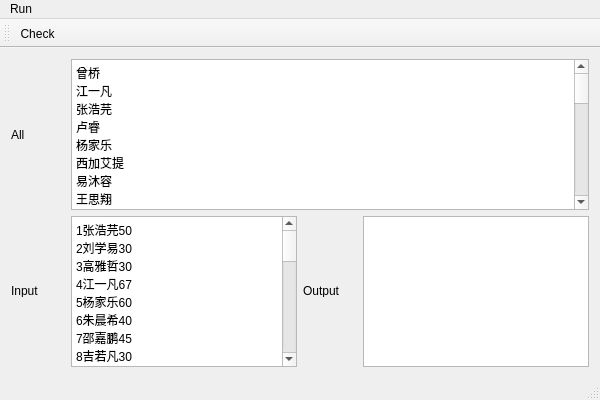
<?xml version="1.0" encoding="UTF-8"?>
<ui version="4.0">
 <class>PopCheckClass</class>
 <widget class="QMainWindow" name="PopCheckClass">
  <property name="geometry">
   <rect>
    <x>0</x>
    <y>0</y>
    <width>600</width>
    <height>400</height>
   </rect>
  </property>
  <property name="maximumSize">
   <size>
    <width>600</width>
    <height>400</height>
   </size>
  </property>
  <property name="windowTitle">
   <string>PopCheck</string>
  </property>
  <widget class="QWidget" name="centralWidget">
   <layout class="QVBoxLayout" name="verticalLayout">
    <item>
     <layout class="QHBoxLayout" name="horizontalLayout">
      <item>
       <widget class="QLabel" name="label">
        <property name="minimumSize">
         <size>
          <width>54</width>
          <height>12</height>
         </size>
        </property>
        <property name="text">
         <string>All</string>
        </property>
       </widget>
      </item>
      <item>
       <widget class="QPlainTextEdit" name="TextIn">
        <property name="minimumSize">
         <size>
          <width>351</width>
          <height>151</height>
         </size>
        </property>
        <property name="plainText">
         <string>曾桥
江一凡
张浩芫
卢睿
杨家乐
西加艾提
易沐容
王思翔
高雅哲
邵嘉鹏
张珂
王源
庞世龙
刘永浩
朱晨希
魏宇璇
胡茜妮
张诗怡
吉若凡
刘学易
侯一鸣
章玉希
王铭哲
邓尧姿
陈玉玲
张国庆
蔡宇阳
邵乐迪
方俊华</string>
        </property>
       </widget>
      </item>
     </layout>
    </item>
    <item>
     <layout class="QHBoxLayout" name="horizontalLayout_2">
      <item>
       <widget class="QLabel" name="label_2">
        <property name="minimumSize">
         <size>
          <width>54</width>
          <height>12</height>
         </size>
        </property>
        <property name="maximumSize">
         <size>
          <width>54</width>
          <height>12</height>
         </size>
        </property>
        <property name="text">
         <string>Input</string>
        </property>
       </widget>
      </item>
      <item>
       <widget class="QPlainTextEdit" name="TextCheck">
        <property name="plainText">
         <string>1张浩芫50
2刘学易30
3高雅哲30
4江一凡67
5杨家乐60
6朱晨希40
7邵嘉鹏45
8吉若凡30
9邓尧姿30
10魏宇璇45
11刘永浩45
12王源34
13陈玉玲67
14西加艾提40
15张珂40
16蔡宇阳30
17王思翔 67
18邵乐迪30
19王铭哲35
20方俊华60
21曾桥35
22卢睿40
23庞世龙20+20
24章玉希67
25易沐容63
26张诗怡50
27张国庆37
28侯一鸣50</string>
        </property>
       </widget>
      </item>
      <item>
       <widget class="QLabel" name="label_3">
        <property name="minimumSize">
         <size>
          <width>54</width>
          <height>12</height>
         </size>
        </property>
        <property name="maximumSize">
         <size>
          <width>54</width>
          <height>12</height>
         </size>
        </property>
        <property name="text">
         <string>Output</string>
        </property>
       </widget>
      </item>
      <item>
       <widget class="QPlainTextEdit" name="TextOut">
        <property name="font">
         <font>
          <weight>75</weight>
          <bold>true</bold>
         </font>
        </property>
        <property name="autoFillBackground">
         <bool>false</bool>
        </property>
        <property name="frameShadow">
         <enum>QFrame::Sunken</enum>
        </property>
        <property name="midLineWidth">
         <number>1</number>
        </property>
        <property name="documentTitle">
         <string>Who</string>
        </property>
        <property name="readOnly">
         <bool>true</bool>
        </property>
        <property name="plainText">
         <string/>
        </property>
       </widget>
      </item>
     </layout>
    </item>
   </layout>
  </widget>
  <widget class="QMenuBar" name="menuBar">
   <property name="geometry">
    <rect>
     <x>0</x>
     <y>0</y>
     <width>600</width>
     <height>23</height>
    </rect>
   </property>
   <widget class="QMenu" name="menuRun">
    <property name="title">
     <string>Run</string>
    </property>
    <addaction name="actionCheck"/>
   </widget>
   <addaction name="menuRun"/>
  </widget>
  <widget class="QToolBar" name="mainToolBar">
   <attribute name="toolBarArea">
    <enum>TopToolBarArea</enum>
   </attribute>
   <attribute name="toolBarBreak">
    <bool>false</bool>
   </attribute>
   <addaction name="actionCheck"/>
  </widget>
  <widget class="QStatusBar" name="statusBar"/>
  <action name="actionCheck">
   <property name="text">
    <string>Check</string>
   </property>
  </action>
 </widget>
 <layoutdefault spacing="6" margin="11"/>
 <resources>
  <include location="PopCheck.qrc"/>
 </resources>
 <connections/>
</ui>
